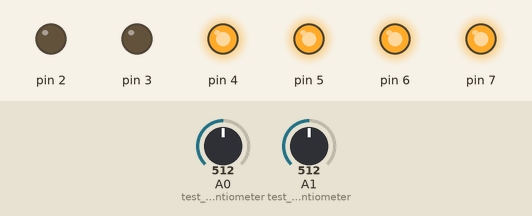
Recording of a program running on a simulated Arduino Mega 2560, built with avr-gcc and run on an emulated ATmega2560. Shown: output pins drawn as LEDs (lit = HIGH). The test bench sets the inputs (shaded band); at power-on: A0 (test_motor_w_potentiometer) = 512, A1 (test_motor_w_potentiometer) = 512.

Above: at 1.8 s.
1.9 s: A0 (test_motor_w_potentiometer) set to 544
At 3.0 s:
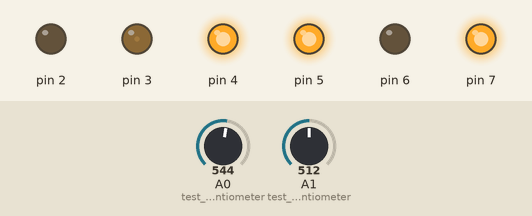
3.5 s: A1 (test_motor_w_potentiometer) set to 524
5.2 s: A1 (test_motor_w_potentiometer) set to 544
At 7.2 s:
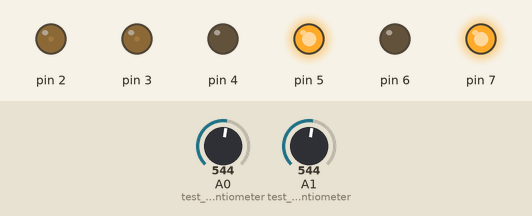
7.5 s: A0 (test_motor_w_potentiometer) set to 511
At 8.8 s:
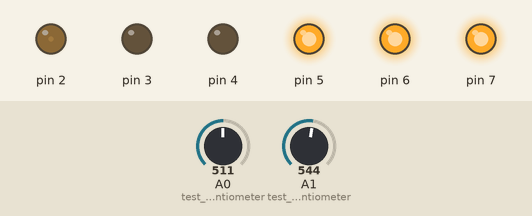
9.5 s: A1 (test_motor_w_potentiometer) set to 716
At 10.4 s:
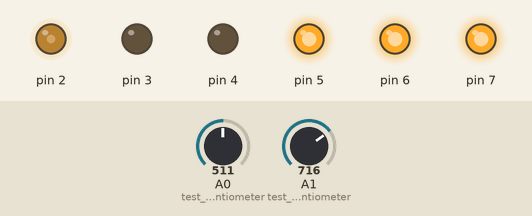
11.5 s: A0 (test_motor_w_potentiometer) set to 476
At 13.1 s:
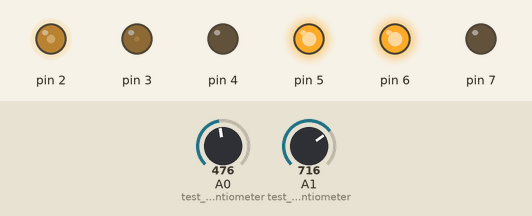
Timing chart, 0 to 14.5 s (numbered marks = the images above; inputs shaded):
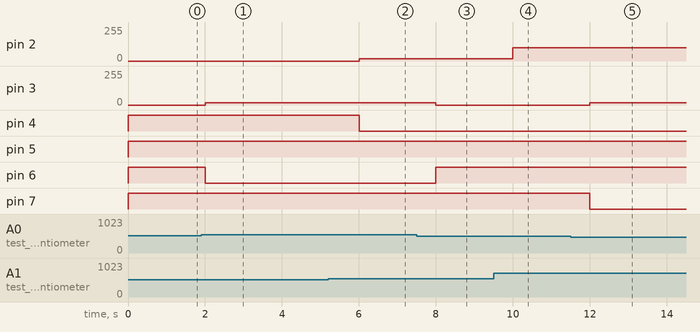

The program:

main.cpp
```cpp
#include <Arduino.h>
#include <Motor.h>

// Cria os objetos motor1 e motor2 utilizando o construtor Motor(pin1 , pin2, enable)
Motor M1(7,6,3);
Motor M2(5,4,2);

void test_motor_w_potentiometer();

void setup()
{
  // put your setup code here, to run once:
  M1.setup();
  M2.setup();
  pinMode(A0,INPUT);
}

void loop()
{
  test_motor_w_potentiometer();

  delay(1000);
}

void test_motor_w_potentiometer()
{

  long speed_m1 = map(analogRead(A0), 0, 1023, -255, 255);
  long speed_m2 = map(analogRead(A1), 0, 1023, -255, 255);
  if((speed_m1>=-10)&&(speed_m1<=10))
    M1.freia();
    else{
  if(speed_m1<0)
      M1.gira_antihorario(-speed_m1);
  else
      M1.gira_horario(speed_m1);
    }

    if((speed_m2>=-10)&&(speed_m2<=10))
    M2.freia();
    else{
  if(speed_m2<0)
      M2.gira_antihorario(-speed_m2);
  else
      M2.gira_horario(speed_m2);
    }
  // M2.gira_antihorario(speed_m2);
}
```

Measured:
- the behaviour switches between 533 and 534 on A0 (test_motor_w_potentiometer) (found by bisection; images 0 and 1)
- the behaviour switches between 533 and 534 on A1 (test_motor_w_potentiometer) (found by bisection; images 1 and 2)
- the behaviour switches between 492 and 491 on A0 (test_motor_w_potentiometer) (found by bisection; images 4 and 5)
- after the input at 1.9 s, pin 3: 0/255 → 16/255 after 0.10 s; pin 6: HIGH → LOW after 0.10 s
- after the input at 3.5 s, every drawn part: stays the same
- after the input at 5.2 s, pin 2: 0/255 → 16/255 after 0.80 s; pin 4: HIGH → LOW after 0.80 s
- after the input at 7.5 s, pin 3: 16/255 → 0/255 after 0.50 s; pin 6: LOW → HIGH after 0.50 s
- after the input at 9.5 s, pin 2: 16/255 → 101/255 after 0.50 s
- after the input at 11.5 s, pin 3: 0/255 → 18/255 after 0.50 s; pin 7: HIGH → LOW after 0.50 s
